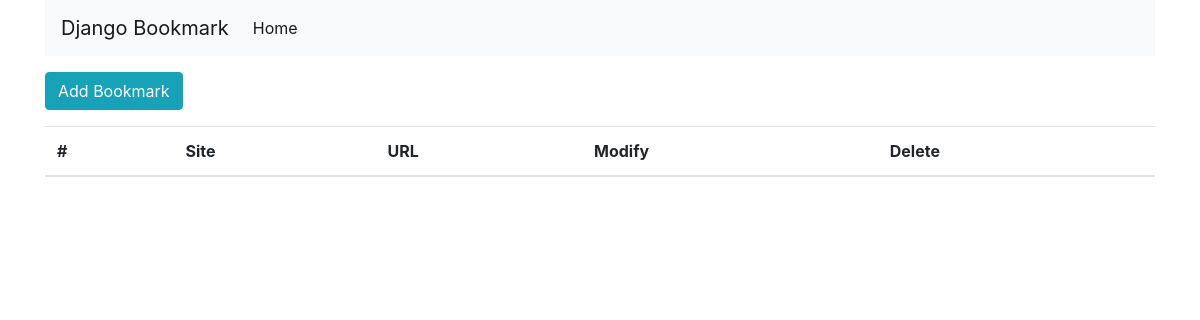
Before: /bookmark/ with the older database file.
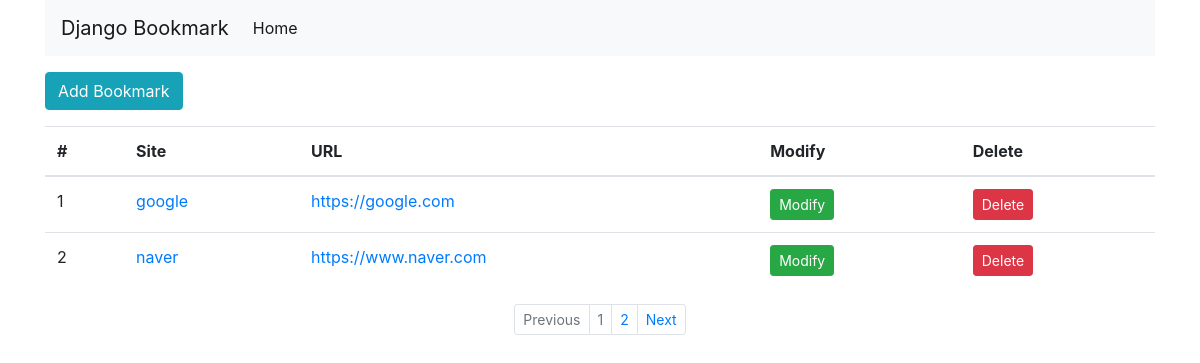
After: the same page with the newer database file.
### bookmark/models.py (models this page shows, shortened)
class Bookmark(models.Model):
    site_name = models.CharField(max_length=100)
    url = models.URLField('Site URL')

### bookmark/views.py (the view)
# urls.py: path('', BookmarkListView.as_view(), name='list'),
class BookmarkListView(ListView):
    model = Bookmark
    paginate_by = 2

### bookmark/templates/bookmark/bookmark_list.html (shortened to what this page needs)
{% extends 'base.html' %}
{% block content %}
<div class="btn-group">
    <a href="{% url 'add' %}" class="btn btn-info">Add Bookmark</a>
</div>
<table class="table">
    <thead>
        <tr>
            <th scope="col">#</th>
            <th scope="col">Site</th>
            <th scope="col">URL</th>
            <th scope="col">Modify</th>
            <th scope="col">Delete</th>
        </tr>
    </thead>
    <tbody>
        {% for bookmark in object_list %}
            <tr>
                <td>{{ forloop.counter }}</td>
                <td><a href="{% url 'detail' pk=bookmark.id %}">{{ bookmark.site_name }}</a></td>
                <td><a href="{{ bookmark.url }}" target="_blank">{{bookmark.url}}</a></td>
                <td><a href="{% url 'update' pk=bookmark.id %}" class="btn btn-success btn-sm">Modify</a></td>
                <td><a href="{% url 'delete' pk=bookmark.id %}" class="btn btn-danger btn-sm">Delete</a></td>
            </tr>
        {% endfor %}
    </tbody>
</table>
{% endblock %}
{% block pagination %}
    {% if is_paginated %}
      <ul class="pagination justify-content-center pagination-sm">
        {% if page_obj.has_previous %}
            <li class="page-item">
                <a class="page-link" href="{% url 'list' %}?page={{ page_obj.previous_page_number }}" tableindex="-1">Previous</a>
            </li>
        {% else %}
            <li class="page-item disabled">
                <a class="page-link" href="#" tableindex="-1">Previous</a>
            </li>
        {% endif %}
        {% for object in page_obj.paginator.page_range %}
          <li class="page-item {% if page_obj.number == forloop.counter %}disabled{% endif %}">
              <a class="page-link" href="{{ request.path }}?page={{ forloop.counter }}">{{ forloop.counter}}</a>
          </li>
        {% endfor %}
        {% if page_obj.has_next %}
          <li class="page-item">
              <a class="page-link" href="{% url 'list' %}?pages={{ page_obj.next_page_number }}">Next</a>
          </li>
        {% else %}
          <li class="page-item disabled">
              <a class="page-link" href="#">Next</a>
          </li>
        {% endif %}
      </ul>
    {% endif %}
{% endblock %}

### templates/base.html (shortened to what this page needs)
<!doctype html>
<html lang="en">
<head>
    {% load static %}
    <link rel="stylesheet" href="{% static 'style.css' %}">
    <link rel="stylesheet" href="https://stackpath.bootstrapcdn.com/bootstrap/4.3.1/css/bootstrap.min.css">
</head>
<body>
    <div class="container">
        <nav class="navbar navbar-expand-lg navbar-light bg-light">
          <a class="navbar-brand" href="#">Django Bookmark</a>
          <div class="collapse navbar-collapse" id="navbarSupportedContent">
            <ul class="navbar-nav mr-auto">
              <li class="nav-item active">
                <a class="nav-link" href="#">Home <span class="sr-only">(current)</span></a>
              </li>
            </ul>
          </div>
        </nav>
        <div class="row">
            <div class="col">
                {% block content %}{% endblock %}
                {% block pagination %}{% endblock %}
            </div>
        </div>
    </div>
</body>
</html>

### static/style.css (style rules this page uses)
body { width:100%; }

Changed rows visible on the page:
added Bookmark: site_name "google", url "https://google.com"
added Bookmark: site_name "naver", url "https://www.naver.com"
Other visible differences:
text now shown: "Previous Next"
new list line: "1"
new list line: "2"
